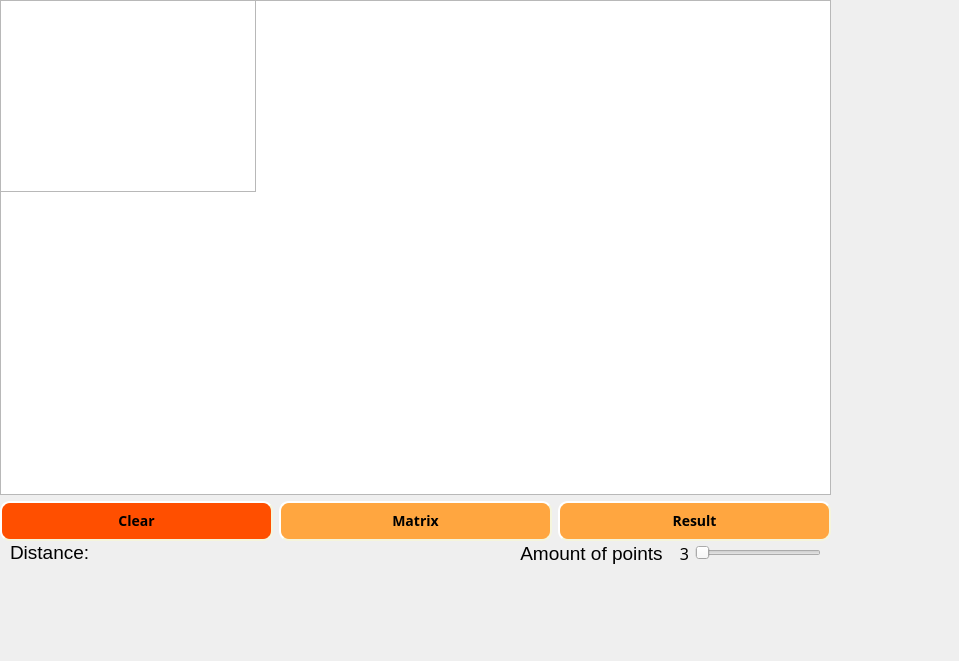
<?xml version="1.0" encoding="UTF-8"?>
<ui version="4.0">
 <class>MainWindow</class>
 <widget class="QMainWindow" name="MainWindow">
  <property name="geometry">
   <rect>
    <x>0</x>
    <y>0</y>
    <width>959</width>
    <height>661</height>
   </rect>
  </property>
  <property name="font">
   <font>
    <family>HelveticaNeueCyr</family>
   </font>
  </property>
  <property name="windowTitle">
   <string>MainWindow</string>
  </property>
  <widget class="QWidget" name="centralwidget">
   <widget class="QTableWidget" name="tableWidget">
    <property name="geometry">
     <rect>
      <x>0</x>
      <y>0</y>
      <width>256</width>
      <height>192</height>
     </rect>
    </property>
    <property name="verticalScrollBarPolicy">
     <enum>Qt::ScrollBarAlwaysOff</enum>
    </property>
    <property name="horizontalScrollBarPolicy">
     <enum>Qt::ScrollBarAlwaysOff</enum>
    </property>
    <attribute name="horizontalHeaderDefaultSectionSize">
     <number>60</number>
    </attribute>
   </widget>
   <widget class="QPushButton" name="Bok">
    <property name="geometry">
     <rect>
      <x>30</x>
      <y>116</y>
      <width>131</width>
      <height>31</height>
     </rect>
    </property>
    <property name="text">
     <string>OK</string>
    </property>
   </widget>
   <widget class="QWidget" name="layoutWidget">
    <property name="geometry">
     <rect>
      <x>10</x>
      <y>540</y>
      <width>181</width>
      <height>25</height>
     </rect>
    </property>
    <layout class="QHBoxLayout" name="horizontalLayout_2">
     <item>
      <widget class="QLabel" name="labelT">
       <property name="font">
        <font>
         <family>MS Shell Dlg 2</family>
         <pointsize>14</pointsize>
         <weight>9</weight>
         <italic>false</italic>
         <bold>false</bold>
        </font>
       </property>
       <property name="styleSheet">
        <string notr="true">font: 75 14pt &quot;MS Shell Dlg 2&quot;;</string>
       </property>
       <property name="text">
        <string>Distance:</string>
       </property>
      </widget>
     </item>
     <item>
      <widget class="QLabel" name="labelZ">
       <property name="font">
        <font>
         <family>HelveticaNeueCyr</family>
         <pointsize>12</pointsize>
        </font>
       </property>
       <property name="text">
        <string/>
       </property>
       <property name="alignment">
        <set>Qt::AlignLeading|Qt::AlignLeft|Qt::AlignVCenter</set>
       </property>
      </widget>
     </item>
    </layout>
   </widget>
   <widget class="QWidget" name="layoutWidget">
    <property name="geometry">
     <rect>
      <x>0</x>
      <y>0</y>
      <width>831</width>
      <height>541</height>
     </rect>
    </property>
    <layout class="QGridLayout" name="gridLayout">
     <item row="1" column="1">
      <widget class="QPushButton" name="Bmat">
       <property name="minimumSize">
        <size>
         <width>186</width>
         <height>40</height>
        </size>
       </property>
       <property name="font">
        <font>
         <family>HelveticaNeueCyr</family>
         <pointsize>-1</pointsize>
         <weight>75</weight>
         <italic>false</italic>
         <bold>true</bold>
        </font>
       </property>
       <property name="styleSheet">
        <string>QPushButton {
    background-color: #FFA640;
    border-style: outset;
    border-width: 2px;
    border-radius: 10px;
    border-color: beige;
    font: bold 14px;
    min-width: 10em;
    padding: 6px;
}</string>
       </property>
       <property name="text">
        <string>Matrix</string>
       </property>
      </widget>
     </item>
     <item row="1" column="2">
      <widget class="QPushButton" name="Bres">
       <property name="minimumSize">
        <size>
         <width>186</width>
         <height>40</height>
        </size>
       </property>
       <property name="font">
        <font>
         <family>HelveticaNeueCyr</family>
         <pointsize>-1</pointsize>
         <weight>75</weight>
         <italic>false</italic>
         <bold>true</bold>
        </font>
       </property>
       <property name="styleSheet">
        <string notr="true">QPushButton {
    background-color: #FFA640;
    border-style: outset;
    border-width: 2px;
    border-radius: 10px;
    border-color: beige;
    font: bold 14px;
    min-width: 10em;
    padding: 6px;
}</string>
       </property>
       <property name="text">
        <string>Result</string>
       </property>
      </widget>
     </item>
     <item row="1" column="0">
      <widget class="QPushButton" name="Bclear">
       <property name="minimumSize">
        <size>
         <width>186</width>
         <height>40</height>
        </size>
       </property>
       <property name="font">
        <font>
         <family>HelveticaNeueCyr</family>
         <pointsize>-1</pointsize>
         <weight>75</weight>
         <italic>false</italic>
         <bold>true</bold>
        </font>
       </property>
       <property name="styleSheet">
        <string notr="true">QPushButton {
    background-color: #FF4F00;
    border-style: outset;
    border-width: 2px;
    border-radius: 10px;
    border-color: beige;
    font: bold 14px;
    min-width: 10em;
    padding: 6px;
}</string>
       </property>
       <property name="text">
        <string>Clear</string>
       </property>
      </widget>
     </item>
     <item row="0" column="0" colspan="3">
      <widget class="QGraphicsView" name="graphicsView">
       <property name="verticalScrollBarPolicy">
        <enum>Qt::ScrollBarAsNeeded</enum>
       </property>
       <property name="horizontalScrollBarPolicy">
        <enum>Qt::ScrollBarAlwaysOff</enum>
       </property>
      </widget>
     </item>
    </layout>
   </widget>
   <widget class="QWidget" name="layoutWidget">
    <property name="geometry">
     <rect>
      <x>520</x>
      <y>540</y>
      <width>301</width>
      <height>27</height>
     </rect>
    </property>
    <layout class="QHBoxLayout" name="horizontalLayout_3">
     <item>
      <layout class="QHBoxLayout" name="horizontalLayout">
       <item>
        <widget class="QLabel" name="label_2">
         <property name="font">
          <font>
           <family>MS Shell Dlg 2</family>
           <pointsize>14</pointsize>
           <weight>9</weight>
           <italic>false</italic>
           <bold>false</bold>
          </font>
         </property>
         <property name="styleSheet">
          <string notr="true">font: 75 14pt &quot;MS Shell Dlg 2&quot;;</string>
         </property>
         <property name="text">
          <string>Amount of points</string>
         </property>
         <property name="alignment">
          <set>Qt::AlignCenter</set>
         </property>
        </widget>
       </item>
       <item>
        <widget class="QLabel" name="label">
         <property name="minimumSize">
          <size>
           <width>20</width>
           <height>0</height>
          </size>
         </property>
         <property name="font">
          <font>
           <family>HelveticaNeueCyr</family>
           <pointsize>12</pointsize>
          </font>
         </property>
         <property name="text">
          <string>3</string>
         </property>
         <property name="alignment">
          <set>Qt::AlignRight|Qt::AlignTrailing|Qt::AlignVCenter</set>
         </property>
        </widget>
       </item>
       <item>
        <widget class="QSlider" name="horizontalSlider">
         <property name="minimumSize">
          <size>
           <width>0</width>
           <height>20</height>
          </size>
         </property>
         <property name="minimum">
          <number>3</number>
         </property>
         <property name="maximum">
          <number>10</number>
         </property>
         <property name="pageStep">
          <number>0</number>
         </property>
         <property name="orientation">
          <enum>Qt::Horizontal</enum>
         </property>
        </widget>
       </item>
      </layout>
     </item>
    </layout>
   </widget>
   <zorder>layoutWidget</zorder>
   <zorder>Bok</zorder>
   <zorder>tableWidget</zorder>
   <zorder>layoutWidget</zorder>
   <zorder>layoutWidget</zorder>
  </widget>
 </widget>
 <resources/>
 <connections/>
</ui>
